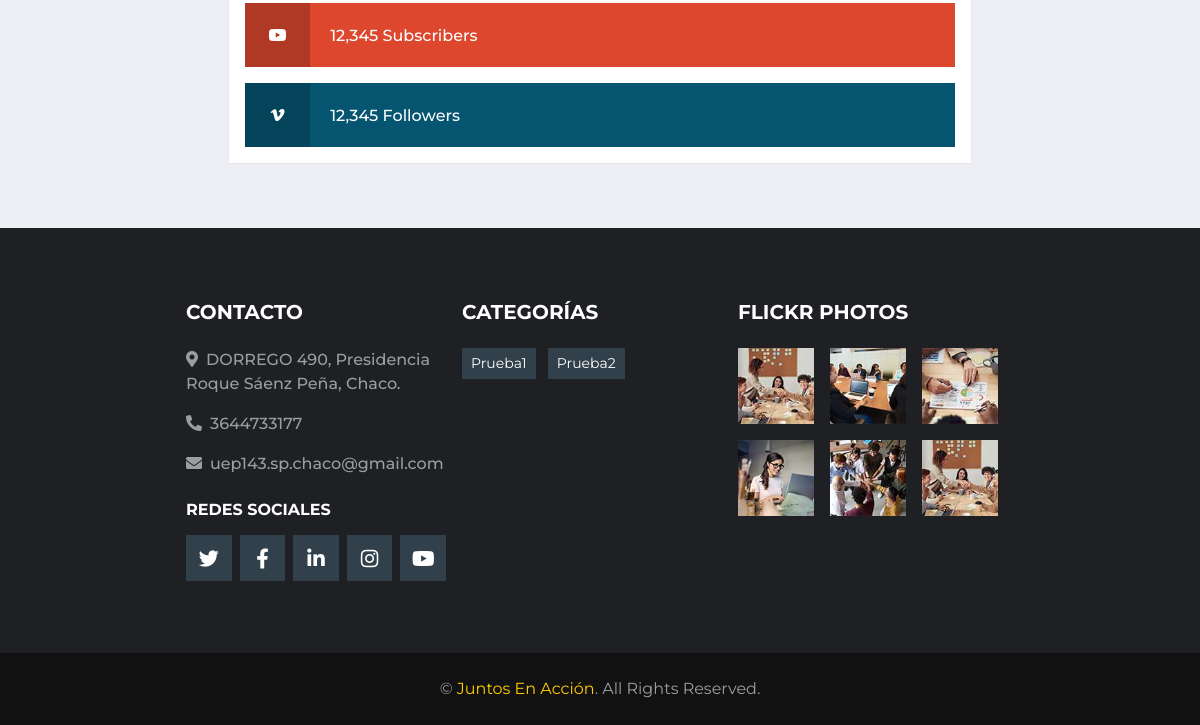
The page /Nosotros/ (lower part) on the database as committed earlier.
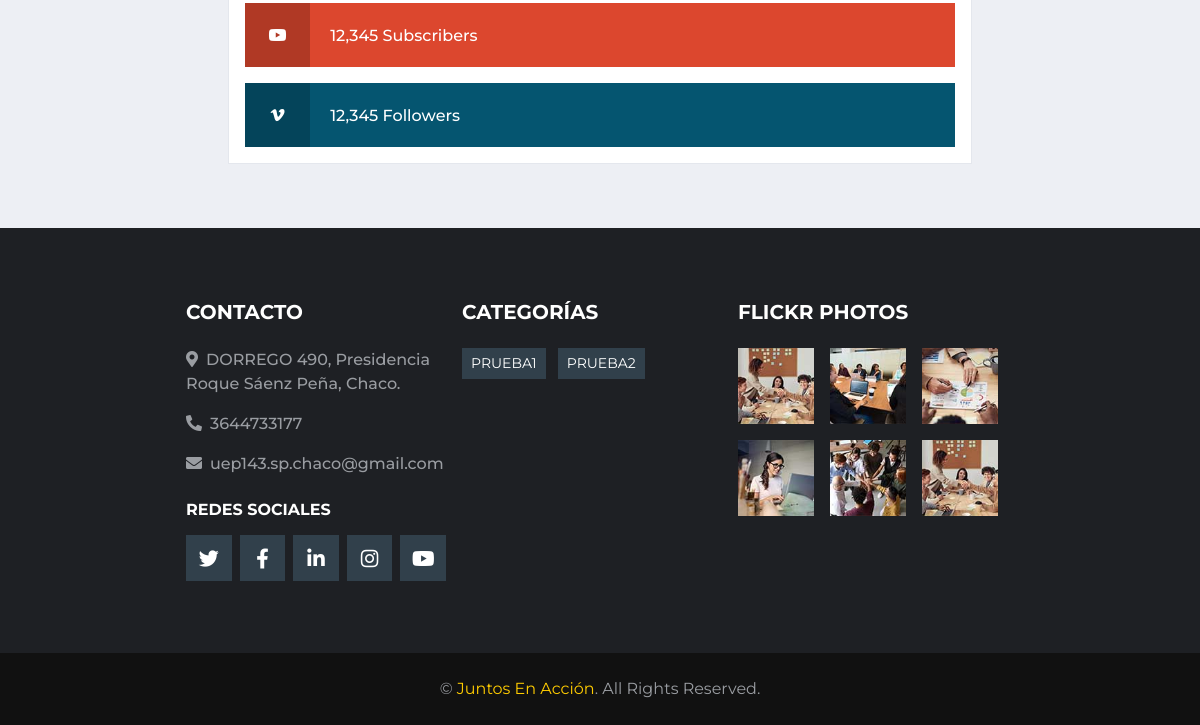
The same page on the database as committed later.
### apps/noticias/models.py (models this page shows, shortened)
class Categoria(models.Model):
    nombre = models.CharField(max_length=60)

### blog/views.py (the view)
# urls.py: path('Nosotros/', views.Nosotros, name='nosotros'),
def Nosotros(request):
    contexto = {}
    contexto['categorias'] = Categoria.objects.all().order_by('nombre')
    return render(request, 't_nosotros.html', contexto)

### templates/t_nosotros.html (shortened to what this page needs)
{% extends 'base.html' %}
{% load static %}
{% block contenido %}
<div class="container-fluid mt-5 pt-3">
    <div class="container">
        <div style="flex-direction: column; align-items: center;" class="row">
            <div class="col-lg-8">
                <div class="mb-3">
                    <div class="bg-white border border-top-0 p-3">
                        <a href="" class="d-block w-100 text-white text-decoration-none mb-3"
                            style="background: #DC472E;">
                            <i class="fab fa-youtube text-center py-4 mr-3"
                                style="width: 65px; background: rgba(0, 0, 0, .2);"></i>
                            <span class="font-weight-medium">12,345 Subscribers</span>
                        </a>
                        <a href="" class="d-block w-100 text-white text-decoration-none" style="background: #055570;">
                            <i class="fab fa-vimeo-v text-center py-4 mr-3"
                                style="width: 65px; background: rgba(0, 0, 0, .2);"></i>
                            <span class="font-weight-medium">12,345 Followers</span>
                        </a>
                    </div>
                </div>
            </div>
        </div>
    </div>
</div>
{% endblock contenido %}

### templates/base.html (shortened to what this page needs)
{% load static %}
<!DOCTYPE html>
<html>
<head>
	<link href="https://cdnjs.cloudflare.com/ajax/libs/font-awesome/5.15.0/css/all.min.css" rel="stylesheet">
	<link href={% static 'lib/owlcarousel/assets/owl.carousel.min.css' %} rel="stylesheet">
	<link href={% static 'css/main.css' %} rel="stylesheet">
</head>
<body>
	{% block contenido %}
	{% endblock contenido %}
	<div class="container-fluid bg-dark pt-5 px-sm-3 px-md-5 mt-5">
		<div style="width: 100%; justify-content: center;" class="row py-4">
			<div class="col-lg-3 col-md-6 mb-5">
				<h5 class="mb-4 text-white text-uppercase font-weight-bold">Contacto</h5>
				<p class="font-weight-medium"><i class="fa fa-map-marker-alt mr-2"></i>DORREGO 490, Presidencia Roque
					Sáenz Peña, Chaco.</p>
				<p class="font-weight-medium"><i class="fa fa-phone-alt mr-2"></i>3644733177</p>
				<p class="font-weight-medium"><i class="fa fa-envelope mr-2"></i>uep143.sp.chaco@gmail.com</p>
				<h6 class="mt-4 mb-3 text-white text-uppercase font-weight-bold">Redes sociales</h6>
				<div class="d-flex justify-content-start">
					<a class="btn btn-lg btn-secondary btn-lg-square mr-2" href="#"><i class="fab fa-twitter"></i></a>
					<a class="btn btn-lg btn-secondary btn-lg-square mr-2" href="#"><i
							class="fab fa-facebook-f"></i></a>
					<a class="btn btn-lg btn-secondary btn-lg-square mr-2" href="#"><i
							class="fab fa-linkedin-in"></i></a>
					<a class="btn btn-lg btn-secondary btn-lg-square mr-2" href="#"><i class="fab fa-instagram"></i></a>
					<a class="btn btn-lg btn-secondary btn-lg-square" href="#"><i class="fab fa-youtube"></i></a>
				</div>
			</div>
			<div class="col-lg-3 col-md-6 mb-5">
				<h5 class="mb-4 text-white text-uppercase font-weight-bold">Categorías</h5>
				<div class="m-n1">
					{% for cat in categorias %}
					<a href="{% url 'noticias:todas' 1 cat.pk %}"
						class="btn btn-sm btn-secondary m-1">{{cat.nombre}}</a>
					{% endfor %}
				</div>
			</div>
			<div class="col-lg-3 col-md-6 mb-5">
				<h5 class="mb-4 text-white text-uppercase font-weight-bold">Flickr Photos</h5>
				<div class="row">
					<div class="col-4 mb-3">
						<a href=""><img class="w-100" src={% static 'img/news-110x110-1.jpg' %} alt=""></a>
					</div>
					<div class="col-4 mb-3">
						<a href=""><img class="w-100" src={% static 'img/news-110x110-2.jpg' %} alt=""></a>
					</div>
					<div class="col-4 mb-3">
						<a href=""><img class="w-100" src={% static 'img/news-110x110-3.jpg' %} alt=""></a>
					</div>
					<div class="col-4 mb-3">
						<a href=""><img class="w-100" src={% static 'img/news-110x110-4.jpg' %} alt=""></a>
					</div>
					<div class="col-4 mb-3">
						<a href=""><img class="w-100" src={% static 'img/news-110x110-5.jpg' %} alt=""></a>
					</div>
					<div class="col-4 mb-3">
						<a href=""><img class="w-100" src={% static 'img/news-110x110-1.jpg' %} alt=""></a>
					</div>
				</div>
			</div>
		</div>
	</div>
	<div class="container-fluid py-4 px-sm-3 px-md-5" style="background: #111111;">
		<p class="m-0 text-center">&copy; <a href="#">Juntos En Acción</a>. All Rights Reserved.
		</p>
	</div>
</body>
</html>

Rows that differ between the two databases and show on the page:
changed Categoria: nombre "Prueba1" → "PRUEBA1"
changed Categoria: nombre "Prueba2" → "PRUEBA2"
